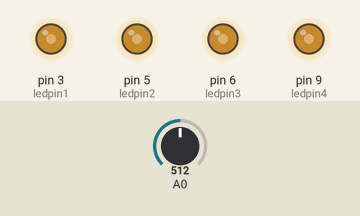
Bench run of a sketch on a simulated Arduino Uno, built with avr-gcc and run on an emulated ATmega328P. Shown: output pins drawn as LEDs (lit = HIGH). The test bench sets the inputs (shaded band); at power-on: A0 = 512.

Above: at 1.2 s.
1.3 s: A0 set to 716
At 2.5 s:
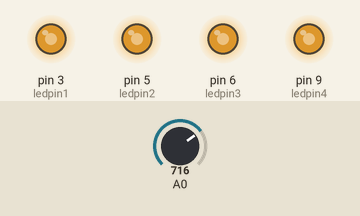
2.8 s: A0 set to 900
At 3.7 s:
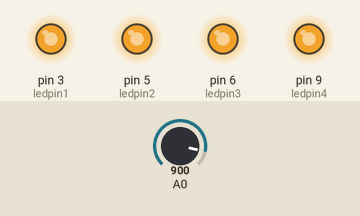
4.3 s: A0 set to 122
At 4.8 s:
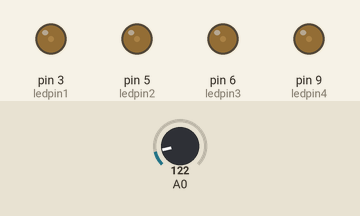
5.8 s: A0 set to 0
At 7.0 s:
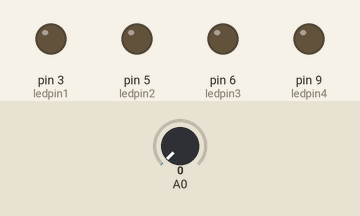
7.3 s: A0 set to 511
At 8.3 s:
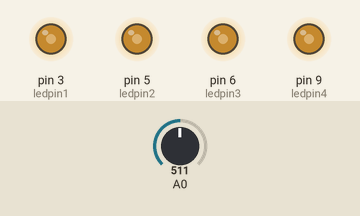
Timing chart, 0 to 9.8 s (numbered marks = the images above; inputs shaded):
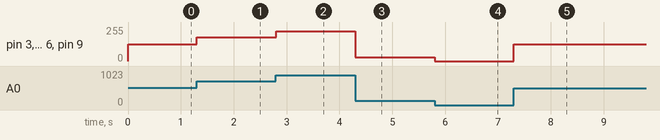

Measured:
- after the input at 1.3 s, pin 3 (ledpin1), pin 5 (ledpin2), pin 6 (ledpin3), pin 9 (ledpin4): 127/255 → 178/255 at once
- after the input at 2.8 s, pin 3 (ledpin1), pin 5 (ledpin2), pin 6 (ledpin3), pin 9 (ledpin4): 178/255 → 224/255 at once
- after the input at 4.3 s, pin 3 (ledpin1), pin 5 (ledpin2), pin 6 (ledpin3), pin 9 (ledpin4): 224/255 → 30/255 at once
- after the input at 5.8 s, pin 3 (ledpin1), pin 5 (ledpin2), pin 6 (ledpin3), pin 9 (ledpin4): 30/255 → 0/255 at once
- after the input at 7.3 s, pin 3 (ledpin1), pin 5 (ledpin2), pin 6 (ledpin3), pin 9 (ledpin4): 0/255 → 127/255 at once

The sketch:

ledpat.1.4.ino.ino
```cpp
int adv;
int ledpin1 = 3;
int ledpin2 = 5;
int ledpin3 = 6;
int ledpin4 = 9;

void setup() {
  pinMode(ledpin1,OUTPUT);
  pinMode(ledpin2,OUTPUT);
  pinMode(ledpin3,OUTPUT);
  pinMode(ledpin4,OUTPUT);

}

void loop() {
  adv = analogRead(A0);

  analogWrite(ledpin1, map(adv, 0, 1023, 0, 255));
  analogWrite(ledpin2, map(adv, 0, 1023, 0, 255));
  analogWrite(ledpin3, map(adv, 0, 1023, 0, 255));
  analogWrite(ledpin4, map(adv, 0, 1023, 0, 255));

}
```
